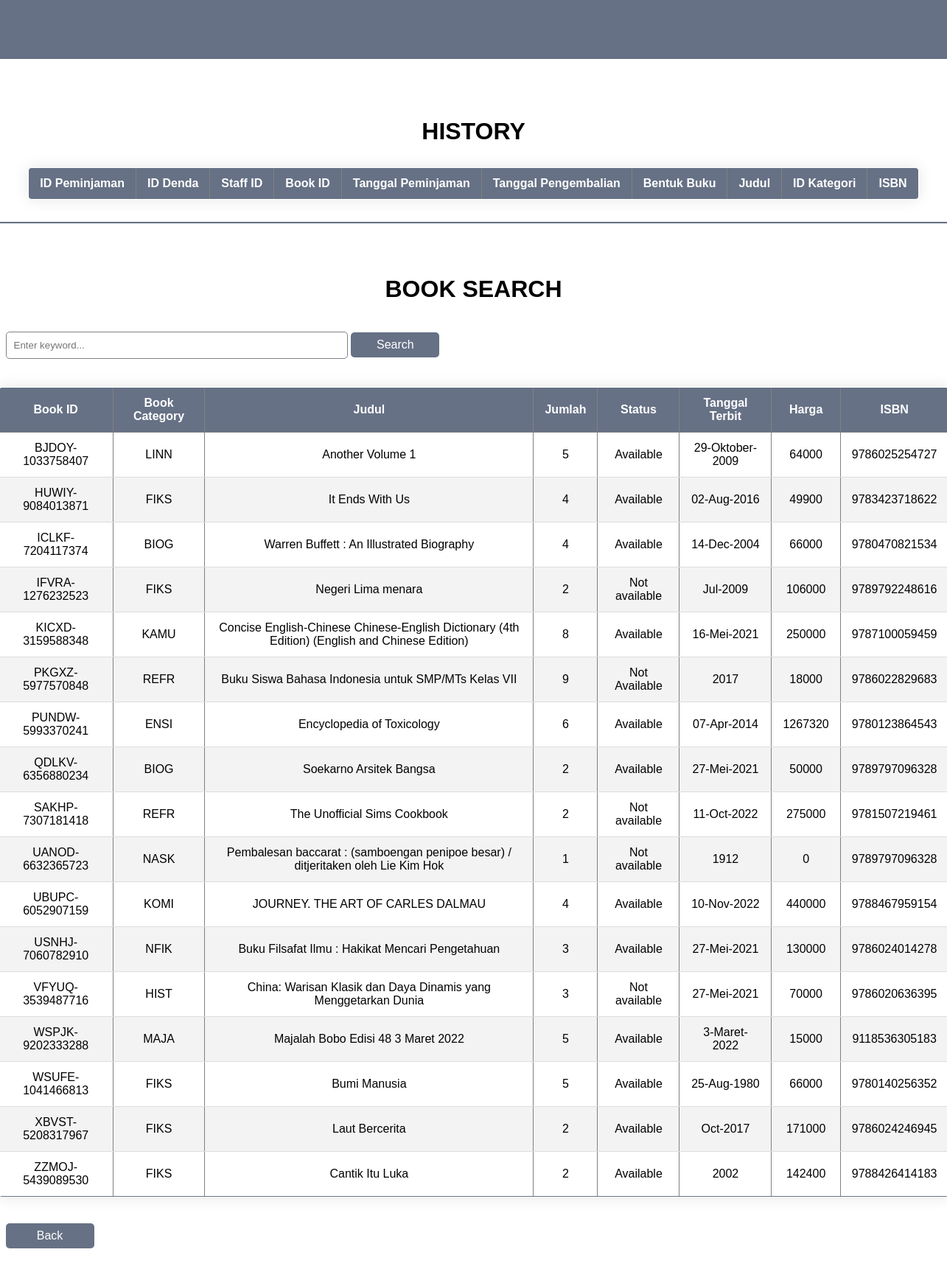
The page /borrow.php on the database its author committed.
### tables this page shows
CREATE TABLE `books` (
  `bookId` char(20) NOT NULL,
  `idKategori` char(20) NOT NULL,
  `judul` char(100) DEFAULT NULL,
  `jumlah` int(11) DEFAULT NULL,
  `status` char(20) DEFAULT NULL,
  `tanggalTerbit` char(50) DEFAULT NULL,
  `harga` int(11) DEFAULT NULL,
  `isbn` char(50) DEFAULT NULL
);

### borrow.php (the view, shortened to what this page needs)
<?php
$conn = mysqli_connect("localhost", "root", "", "sistemperpustakaan");
$queryBooks = "SELECT * FROM books";
$resultBooks = mysqli_query($conn, $queryBooks);
?>
<!DOCTYPE html>
<html lang="en">
<head>
    <link rel="stylesheet" href="borrow.css">
</head>
<body>
    <div class= "container">
        <div class="login">
            <h1>History</h1>
            <table border="1" class= "content-table">
                <thead>
                <tr>
                    <th>ID Peminjaman</th>
                    <th>ID Denda</th>
                    <th>Staff ID</th>
                    <th>Book ID</th>
                    <th>Tanggal Peminjaman</th>
                    <th>Tanggal Pengembalian</th>
                    <th>Bentuk Buku</th>
                    <th>Judul</th>
                    <th>ID Kategori</th>
                    <th>ISBN</th>
                </tr>
                </thead>
            </table>
            <hr>
            <h1>Book Search</h1>
            <form action="" method= "post">
                <input type="text" name="keyword" size= "30"
                placeholder= "Enter keyword..." autocomplete= "off">
                <button type= "submit" name= "search">Search</button>
            </form>
            <table border="1" class="content-table">
                <thead>
                <tr>
                    <th>Book ID</th>
                    <th>Book Category</th>
                    <th>Judul</th>
                    <th>Jumlah</th>
                    <th>Status</th>
                    <th>Tanggal Terbit</th>
                    <th>Harga</th>
                    <th>ISBN</th>
                </tr>
                </thead>
                <tbody>
                <?php while($res = mysqli_fetch_assoc($resultBooks)) : ?>
                <tr>
                    <td> <?= $res["bookId"]; ?></td>
                    <td> <?= $res["idKategori"]; ?></td>
                    <td> <?= $res["judul"]; ?></td>
                    <td> <?= $res["jumlah"]; ?></td>
                    <td> <?= $res["status"]; ?></td>
                    <td> <?= $res["tanggalTerbit"]; ?></td>
                    <td> <?= $res["harga"]; ?></td>
                    <td> <?= $res["isbn"]; ?></td>
                </tr>
                <?php endwhile; ?>
                </tbody>
            </table>
            <form action="" method="post">
                <button type= "submit" name="back">Back</button>
            </form>
        </div>
    </div>
</body>
</html>

### borrow.css (style rules this page uses)
* { margin: 0; padding: 0; box-sizing: border-box; font-family: 'Gill Sans', 'Gill Sans MT', Calibri, 'Trebuchet MS', sans-serif; }
body { display: flex; justify-content: center; align-items: center; min-height: 100vh; background: #667185; }
.container { margin: 80px auto; width: 1350px; display: flex; max-width: 1350px; padding: 30px; background: #fff; border-radius: 15px; box-shadow: 0 10px 15px rgba(0, 0, 0, 0.1); }
form { width: 90%; margin: 10px; }
h1 { margin: 50px 0 30px; text-align: center; font-weight: bolder; text-transform: uppercase; }
hr { border-top: 2px solid #667185; margin-bottom: 70px; margin-top: 30px; }
input { width: 40%; border: none; outline: none; padding: 10px; border-radius: 5px; border: 1px solid gray; }
.login { width: 1500px; }
button { border: none; outline: none; padding: 8px; width: 120px; color: #fff; font-size: 16px; cursor: pointer; margin-top: 10px; margin-bottom: 15px; border-radius: 5px; background: #667185; }
table { margin: 20px 50px; padding: 50px; }
.content-table { border-collapse: collapse; margin: 25px auto; min-width: 400px; border-radius: 5px 5px 5px 5px; overflow: hidden; box-shadow: 0 0 20px rgba(0, 0, 0, 0.1); }
.content-table thead tr { background-color: #667185; color: #ffffff; text-align: left; font-weight: bold; }
.content-table th, .content-table td { padding: 12px 15px; text-align: center; }
.content-table tbody tr { border-bottom: 1px solid #dddddd; }
.content-table tbody tr:nth-of-type(even) { background-color: #f3f3f3; }
.content-table tbody tr:last-of-type { border-bottom: 2px solid #667185; border-radius: 10px; }

### rows shown on the page
books: bookId "BJDOY-1033758407", idKategori "LINN", judul "Another Volume 1", jumlah "5", status "Available", tanggalTerbit "29-Oktober-2009", harga "64000", isbn "9786025254727"
books: bookId "HUWIY-9084013871", idKategori "FIKS", judul "It Ends With Us", jumlah "4", status "Available", tanggalTerbit "02-Aug-2016", harga "49900", isbn "9783423718622"
books: bookId "ICLKF-7204117374", idKategori "BIOG", judul "Warren Buffett : An Illustrated Biography", jumlah "4", status "Available", tanggalTerbit "14-Dec-2004", harga "66000", isbn "9780470821534"
books: bookId "IFVRA-1276232523", idKategori "FIKS", judul "Negeri Lima menara", jumlah "2", status "Not available", tanggalTerbit "Jul-2009", harga "106000", isbn "9789792248616"
books: bookId "KICXD-3159588348", idKategori "KAMU", judul "Concise English-Chinese Chinese-English Dictionary (4th Edition) (English and Chinese Edition)", jumlah "8", status "Available", tanggalTerbit "16-Mei-2021", harga "250000", isbn "9787100059459"
books: bookId "PKGXZ-5977570848", idKategori "REFR", judul "Buku Siswa Bahasa Indonesia untuk SMP/MTs Kelas VII", jumlah "9", status "Not Available", tanggalTerbit "2017", harga "18000", isbn "9786022829683"
books: bookId "PUNDW-5993370241", idKategori "ENSI", judul "Encyclopedia of Toxicology", jumlah "6", status "Available", tanggalTerbit "07-Apr-2014", harga "1267320", isbn "9780123864543"
books: bookId "QDLKV-6356880234", idKategori "BIOG", judul "Soekarno Arsitek Bangsa", jumlah "2", status "Available", tanggalTerbit "27-Mei-2021", harga "50000", isbn "9789797096328"
books: bookId "SAKHP-7307181418", idKategori "REFR", judul "The Unofficial Sims Cookbook", jumlah "2", status "Not available", tanggalTerbit "11-Oct-2022", harga "275000", isbn "9781507219461"
books: bookId "UANOD-6632365723", idKategori "NASK", judul "Pembalesan baccarat : (samboengan penipoe besar) / ditjeritaken oleh Lie Kim Hok", jumlah "1", status "Not available", tanggalTerbit "1912", harga "0", isbn "9789797096328"
books: bookId "UBUPC-6052907159", idKategori "KOMI", judul "JOURNEY. THE ART OF CARLES DALMAU", jumlah "4", status "Available", tanggalTerbit "10-Nov-2022", harga "440000", isbn "9788467959154"
books: bookId "USNHJ-7060782910", idKategori "NFIK", judul "Buku Filsafat Ilmu : Hakikat Mencari Pengetahuan", jumlah "3", status "Available", tanggalTerbit "27-Mei-2021", harga "130000", isbn "9786024014278"
books: bookId "VFYUQ-3539487716", idKategori "HIST", judul "China: Warisan Klasik dan Daya Dinamis yang Menggetarkan Dunia", jumlah "3", status "Not available", tanggalTerbit "27-Mei-2021", harga "70000", isbn "9786020636395"
books: bookId "WSPJK-9202333288", idKategori "MAJA", judul "Majalah Bobo Edisi 48 3 Maret 2022", jumlah "5", status "Available", tanggalTerbit "3-Maret-2022", harga "15000", isbn "9118536305183"
books: bookId "WSUFE-1041466813", idKategori "FIKS", judul "Bumi Manusia", jumlah "5", status "Available", tanggalTerbit "25-Aug-1980", harga "66000", isbn "9780140256352"
books: bookId "XBVST-5208317967", idKategori "FIKS", judul "Laut Bercerita", jumlah "2", status "Available", tanggalTerbit "Oct-2017", harga "171000", isbn "9786024246945"
books: bookId "ZZMOJ-5439089530", idKategori "FIKS", judul "Cantik Itu Luka", jumlah "2", status "Available", tanggalTerbit "2002", harga "142400", isbn "9788426414183"
